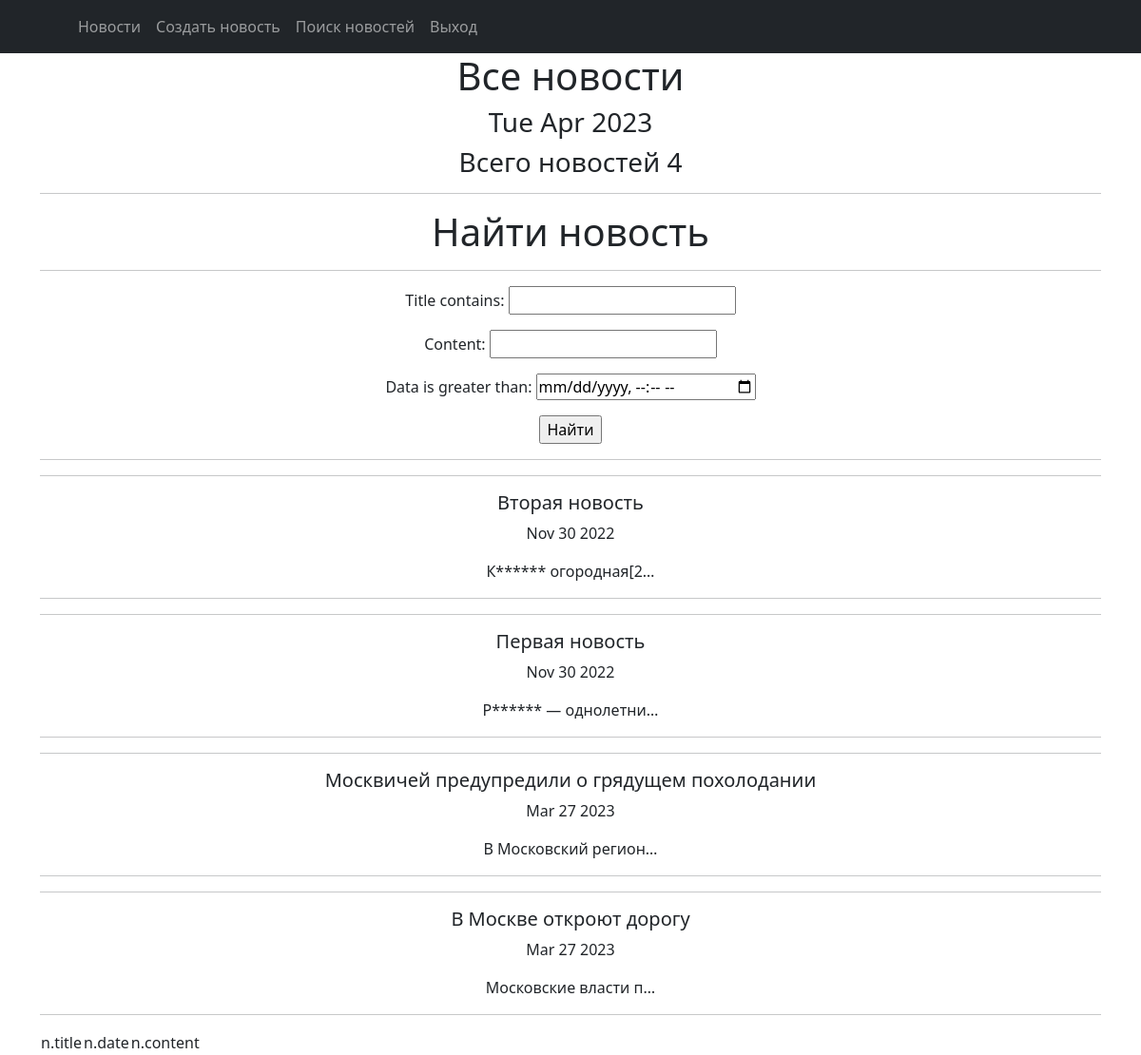
/search/ (signed in), run on the app's committed database.
### simpleapp/models.py (models this page shows, shortened)
class News1(models.Model):
    title = models.CharField(max_length=100)
    content = models.TextField()
    data = models.DateTimeField(auto_now_add=True)

### simpleapp/views.py (the view)
# urls.py: path('search/', Search.as_view(), name='search'),
class Search(LoginRequiredMixin, ListView):
    raise_exception = True
    model = News1
    template_name = 'search.html'
    context_object_name = 'news'
    def get_queryset(self):
        queryset = super().get_queryset()
        self.filterset = News1Filter(self.request.GET, queryset)
        return self.filterset.qs
    def get_context_data(self, **kwargs):
        context = super().get_context_data(**kwargs)
        context['time_now'] = \
            datetime.utcnow()
        context['next_info'] = None
        context['filterset'] = self.filterset
        return context

### simpleapp/templatetags/custom_filters.py (called while the page is built)
@register.filter()
def censor(value):
    if type(value) is not str:
        raise ValueError
    obscene_words = ('редиска', 'баклажана', 'капуста')
    punctuations = ',.!?;:-'
    text = value.split()
    for i in range(len(text)):
        for check in obscene_words:
            if check in text[i].lower():
                if text[i][-1] in punctuations:
                    text[i] = f'{text[i][0]}{"*" * (len(text[i]) - 2)}{text[i][-1]}'
                else:
                    text[i] = f'{text[i][0]}{"*" * (len(text[i])-1)}'
    text = ' '.join(text)
    return f'{text} '

### templates/search.html (shortened to what this page needs)
{% extends 'flatpages/default.html' %}
{% load custom_filters %}
{% load custom_tags %}
{% block content %}
   <h1>Все новости</h1>
   <h3>{{ time_now|date:'D M Y' }}</h3>
   <h3> Всего новостей {{ news|length }} </h3>
   <hr>
   <h1>Найти новость</h1>
   <hr>
        <form action="" method="get">
            {{ filterset.form.as_p }}
            <input type="submit" value="Найти" />
        </form>
   <hr>
   {% if news %}
       <table>
           <tr>
               <td>n.title</td>
               <td>n.date</td>
               <td>n.content</td>
           </tr>
           {% for n in news %}
        <div>
            <hr>
                <h5>{{ n.title | censor}}</h5>
                <p>{{ n.data | date:'M d Y' }}</p>
                <p>{{ n.content |truncatechars:20  | censor}}</p>
            <hr>
        </div>
{% endfor %}
       </table>
   {% else %}
       <h2>Поиск не дал результатов</h2>
   {% endif %}
{% endblock content %}

### data on the page
News1: title|censor "Вторая новость", data "Nov 30 2022", content|censor "К****** огородная[2…"
News1: title|censor "Первая новость", data "Nov 30 2022", content|censor "Р****** — однолетни…"
News1: title|censor "Москвичей предупредили о грядущем похолодании", data "Mar 27 2023", content|censor "В Московский регион…"
News1: title|censor "В Москве откроют дорогу", data "Mar 27 2023", content|censor "Московские власти п…"

### other printed values
{{ time_now|date:'D M Y' }} "Tue Apr 2023"
{{ news|length }} "4"
